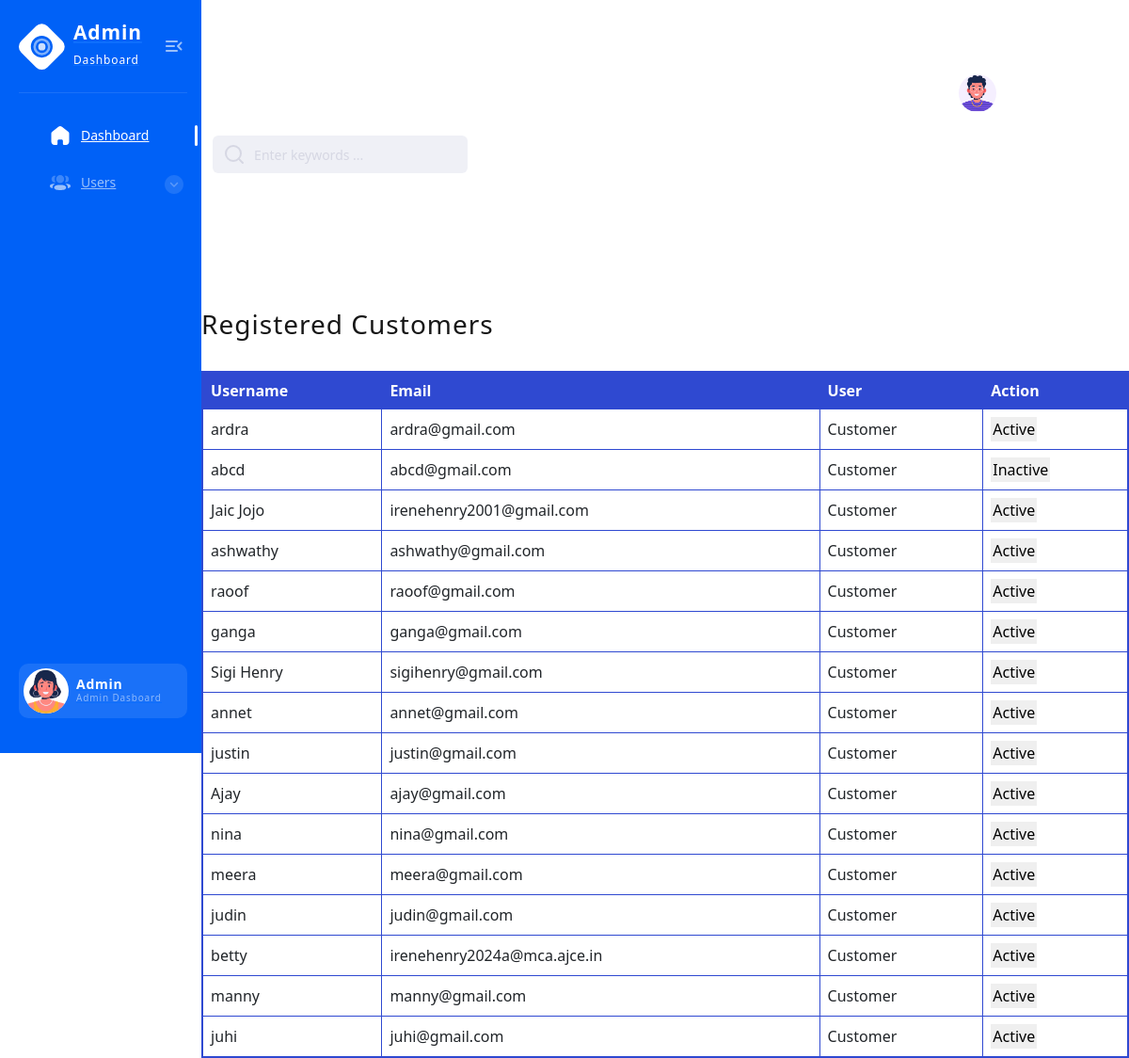
Before: /customers/ with the older database file.
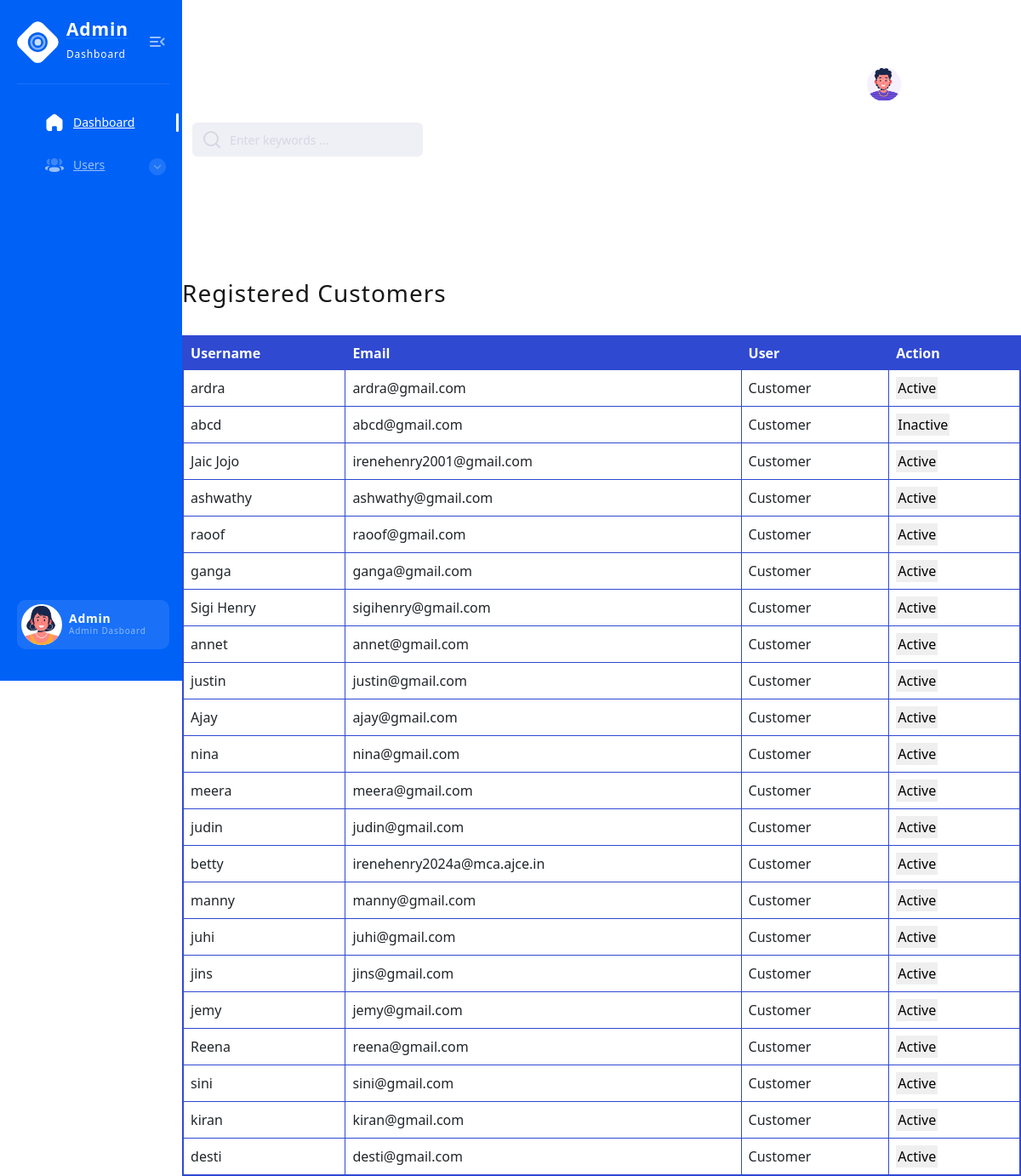
After: the same page with the newer database file.
### ct/models.py (models this page shows)
class CustomUser(AbstractUser):
    CUSTOMER = 1
    DIETITIAN = 2
    DOCTOR = 3
    ROLE_CHOICE = (
     (CUSTOMER, 'Customer'),
     (DIETITIAN, 'Dietitian'),
     (DOCTOR, 'Doctor'),
    )
    username = models.CharField(max_length=100,unique=True ,default='')
    email = models.EmailField(unique=True)
    password = models.CharField(max_length=128)
    is_Customer = models.BooleanField(default=False)
    is_Dietitian = models.BooleanField(default=False)
    is_Doctor = models.BooleanField(default=False)
    REQUIRED_FIELDS = []

### ct/views.py (the view)
# urls.py: path('customers/', views.customer_list, name='customer_list'),
def customer_list(request):
    users = CustomUser.objects.filter(is_Customer=True)
    return render(request, 'customer_list.html', {'users': users})
    pass

### ct/templates/customer_list.html (shortened to what the changed rows need)
{% load static %}
<html>
  <head>
    <head>
      <link rel="stylesheet" href="{% static './css/style.min2.css' %}">
      <link href="https://cdn.jsdelivr.net/npm/bootstrap@5.0.2/dist/css/bootstrap.min.css" rel="stylesheet">
</head>
<body>
<div class="page-flex">
          <div class="main-wrapper">
        <link href="https://cdn.jsdelivr.net/npm/bootstrap@5.0.2/dist/css/bootstrap.min.css" rel="stylesheet">
  <h3>Registered Customers</h3><br>
<table class="user-table">
  <thead>
      <tr>
        <th class="blue-header">Username</th>
        <th class="blue-header">Email</th>
        <th class="blue-header">User</th>
        <th class="blue-header">Action</th>
      </tr>
  </thead>
  <tbody>
    {% for user in users %}
    <tr>
      <td>{{ user.username }}</td>
      <td>{{ user.email }}</td>
     <td>
        {% if user.is_Customer %}
          Customer
        {% elif user.is_Dietitian %}
          Dietitian
        {% elif user.is_Doctor %}
          Doctor
        {% endif %}
      </td>
      <td>
        {% if user.is_active %}
        <button class="toggle-status" data-user-id="{{ user.id }}" data-status="{{ user.is_active }}">Active</button>
        {% else %}
          <button class="toggle-status" data-user-id="{{ user.id }}" data-status="inactive">Inactive</button>
        {% endif %}
      </td>
    </tr>
    {% endfor %}
  </tbody>
</table>
</body>
</html>

Changed rows visible on the page:
added CustomUser: username "jins", email "jins@gmail.com", is_Customer "Customer"
added CustomUser: username "jemy", email "jemy@gmail.com", is_Customer "Customer"
added CustomUser: username "Reena", email "reena@gmail.com", is_Customer "Customer"
added CustomUser: username "sini", email "sini@gmail.com", is_Customer "Customer"
added CustomUser: username "kiran", email "kiran@gmail.com", is_Customer "Customer"
added CustomUser: username "desti", email "desti@gmail.com", is_Customer "Customer"
